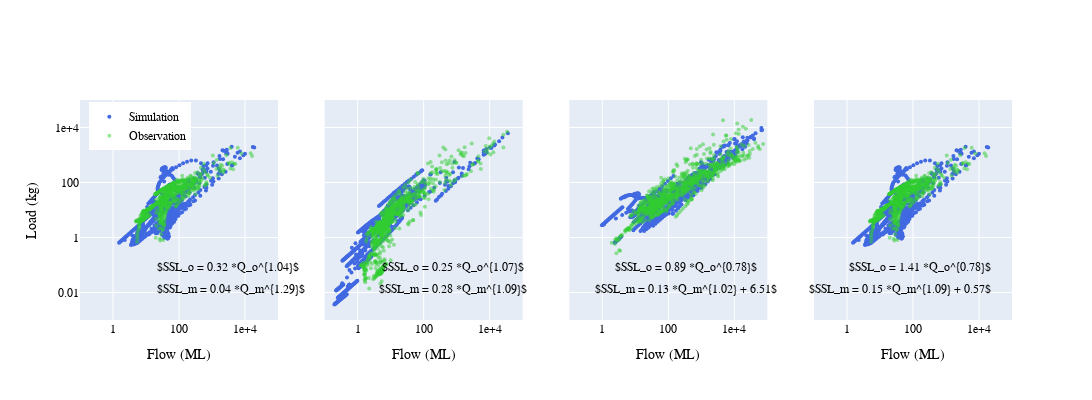

The code cell stored with this chart in its notebook:
### Code cell
# Use plotly to creat scatter plots
# Initialize figure with subplots
fig = make_subplots(rows=1, cols=4, shared_yaxes=True, shared_xaxes=True)
legends = ['Jul.-Sep.', 'Oct.-Dec.', 'Jan.-Mar.', 'Apr.-Jun.']

fig.add_trace(
        go.Scatter(x=data_x['mod'][f'x_{ii}'], y=data_y['mod'][f'y_{ii}'], mode='markers', 
                   name='Simulation', marker=dict(color='royalblue', size=4)),
        row = 1, col = 1     
    )
fig.add_trace(
        go.Scatter(x=data_x['obs'][f'x_{ii}'], y=data_y['obs'][f'y_{ii}'], mode='markers', name='Observation',
                  marker=dict(color='limegreen', size=4, opacity=0.5)),
        row = 1, col = 1     
    )


for ii in range(1, 4):
    fig.add_trace(
        go.Scatter(x=data_x['mod'][f'x_{ii}'], y=data_y['mod'][f'y_{ii}'], mode='markers', 
                   showlegend=False, marker=dict(color='royalblue', size=4)),
        row=1, col=ii+1     
    )
fig.update_xaxes(
    showexponent = 'all',
    exponentformat = 'e',
    row=1, col=1) 

for ii in range(1, 4):
    fig.add_trace(
        go.Scatter(x=data_x['obs'][f'x_{ii}'], y=data_y['obs'][f'y_{ii}'], mode='markers', showlegend=False,
                  marker=dict(color='limegreen', size=4, opacity=0.5)),
        row=1, col=ii+1     
    )

    fig.update_xaxes(
        showexponent = 'all',
        exponentformat = 'e',
        row=1, col=ii+1 
    )
fig.update_layout(height=400, width=1200)
fig.update_xaxes(type="log", range=[-1, 5], title_text='Flow (ML)')
fig.update_yaxes(type="log", range=[-3, 5])
fig.update_layout(
    yaxis = dict(
        showexponent = 'all',
        exponentformat = 'e',
        title_text = 'Load (kg)'
    ))

fig.update_layout(legend = dict(yanchor="top", y = 0.99, xanchor = "left", x = 0.01, 
                font = dict(size=12)), font_family = "Arial", font_color = 'black')

# Add annotations to each subplots
a_coeff = {'obs':[0.32, 0.25, 0.89, 1.41], 'sim': [0.04, 0.28, 0.13, 0.15]}
b_coeff = {'obs':[1.04, 1.07, 0.78, 0.78], 'sim': [1.29, 1.09, 1.02, 1.09]}
c_coeff = {'obs':[0, 0, 0, 0], 'sim': [0, 0, 6.51, 0.57]}
x_loc = [0.08, 0.4, 0.65, 0.98]
y_loc = [0.2, 0.1]
for ii in range(4):
    fig.add_annotation(dict(x=x_loc[ii], y= y_loc[0], xref="paper", yref="paper", 
                                    text=r'$SSL_o = %.2f *Q_o^{%.2f}$' %(a_coeff['obs'][ii], b_coeff['obs'][ii]), showarrow=False))

for ii in range(2):
    fig.add_annotation(dict(x=x_loc[ii], y=y_loc[1], xref="paper", yref="paper", 
                                    text=r'$SSL_m = %.2f *Q_m^{%.2f}$' %(a_coeff['sim'][ii], b_coeff['sim'][ii]), showarrow=False))
for ii in range(2, 4):
    fig.add_annotation(dict(x=x_loc[ii], y=y_loc[1], xref="paper", yref="paper", 
                                    text=r'$SSL_m = %.2f *Q_m^{%.2f} + %.2f$' %(a_coeff['sim'][ii], b_coeff['sim'][ii], c_coeff['sim'][ii]), showarrow=False))


fig.show()
# pio.write_image(fig, fig_path + 'SSL-Q_scatter_plot.png', scale=2)

### Figure 1 — Plotly figure (JSON) as saved in the notebook; plotly's stock layout.template omitted (floating-point values rounded to 4 significant figures; data arrays with more than 128 entries replaced by an {"elided": "..."} marker saying what was removed)
{"data": [{"marker": {"color": "royalblue", "size": 4}, "mode": "markers", "name": "Simulation", "type": "scatter", "x": {"elided": "819 float values"}, "xaxis": "x", "y": {"elided": "819 float values"}, "yaxis": "y"}, {"marker": {"color": "limegreen", "opacity": 0.5, "size": 4}, "mode": "markers", "name": "Observation", "type": "scatter", "x": {"elided": "819 float values"}, "xaxis": "x", "y": {"elided": "819 float values"}, "yaxis": "y"}, {"marker": {"color": "royalblue", "size": 4}, "mode": "markers", "showlegend": false, "type": "scatter", "x": {"elided": "828 float values"}, "xaxis": "x2", "y": {"elided": "828 float values"}, "yaxis": "y2"}, {"marker": {"color": "royalblue", "size": 4}, "mode": "markers", "showlegend": false, "type": "scatter", "x": {"elided": "812 float values"}, "xaxis": "x3", "y": {"elided": "812 float values"}, "yaxis": "y3"}, {"marker": {"color": "royalblue", "size": 4}, "mode": "markers", "showlegend": false, "type": "scatter", "x": {"elided": "819 float values"}, "xaxis": "x4", "y": {"elided": "819 float values"}, "yaxis": "y4"}, {"marker": {"color": "limegreen", "opacity": 0.5, "size": 4}, "mode": "markers", "showlegend": false, "type": "scatter", "x": {"elided": "828 float values"}, "xaxis": "x2", "y": {"elided": "828 float values"}, "yaxis": "y2"}, {"marker": {"color": "limegreen", "opacity": 0.5, "size": 4}, "mode": "markers", "showlegend": false, "type": "scatter", "x": {"elided": "812 float values"}, "xaxis": "x3", "y": {"elided": "812 float values"}, "yaxis": "y3"}, {"marker": {"color": "limegreen", "opacity": 0.5, "size": 4}, "mode": "markers", "showlegend": false, "type": "scatter", "x": {"elided": "819 float values"}, "xaxis": "x4", "y": {"elided": "819 float values"}, "yaxis": "y4"}], "layout": {"annotations": [{"showarrow": false, "text": "$SSL_o = 0.32 *Q_o^{1.04}$", "x": 0.08, "xref": "paper", "y": 0.2, "yref": "paper"}, {"showarrow": false, "text": "$SSL_o = 0.25 *Q_o^{1.07}$", "x": 0.4, "xref": "paper", "y": 0.2, "yref": "paper"}, {"showarrow": false, "text": "$SSL_o = 0.89 *Q_o^{0.78}$", "x": 0.65, "xref": "paper", "y": 0.2, "yref": "paper"}, {"showarrow": false, "text": "$SSL_o = 1.41 *Q_o^{0.78}$", "x": 0.98, "xref": "paper", "y": 0.2, "yref": "paper"}, {"showarrow": false, "text": "$SSL_m = 0.04 *Q_m^{1.29}$", "x": 0.08, "xref": "paper", "y": 0.1, "yref": "paper"}, {"showarrow": false, "text": "$SSL_m = 0.28 *Q_m^{1.09}$", "x": 0.4, "xref": "paper", "y": 0.1, "yref": "paper"}, {"showarrow": false, "text": "$SSL_m = 0.13 *Q_m^{1.02} + 6.51$", "x": 0.65, "xref": "paper", "y": 0.1, "yref": "paper"}, {"showarrow": false, "text": "$SSL_m = 0.15 *Q_m^{1.09} + 0.57$", "x": 0.98, "xref": "paper", "y": 0.1, "yref": "paper"}], "font": {"color": "black", "family": "Arial"}, "height": 400, "legend": {"font": {"size": 12}, "x": 0.01, "xanchor": "left", "y": 0.99, "yanchor": "top"}, "width": 1200, "xaxis": {"anchor": "y", "domain": [0, 0.2125], "exponentformat": "e", "range": [-1, 5], "showexponent": "all", "title": {"text": "Flow (ML)"}, "type": "log"}, "xaxis2": {"anchor": "y2", "domain": [0.2625, 0.475], "exponentformat": "e", "range": [-1, 5], "showexponent": "all", "title": {"text": "Flow (ML)"}, "type": "log"}, "xaxis3": {"anchor": "y3", "domain": [0.525, 0.7375], "exponentformat": "e", "range": [-1, 5], "showexponent": "all", "title": {"text": "Flow (ML)"}, "type": "log"}, "xaxis4": {"anchor": "y4", "domain": [0.7875, 1], "exponentformat": "e", "range": [-1, 5], "showexponent": "all", "title": {"text": "Flow (ML)"}, "type": "log"}, "yaxis": {"anchor": "x", "domain": [0, 1], "exponentformat": "e", "range": [-3, 5], "showexponent": "all", "title": {"text": "Load (kg)"}, "type": "log"}, "yaxis2": {"anchor": "x2", "domain": [0, 1], "matches": "y", "range": [-3, 5], "showticklabels": false, "type": "log"}, "yaxis3": {"anchor": "x3", "domain": [0, 1], "matches": "y", "range": [-3, 5], "showticklabels": false, "type": "log"}, "yaxis4": {"anchor": "x4", "domain": [0, 1], "matches": "y", "range": [-3, 5], "showticklabels": false, "type": "log"}}}
